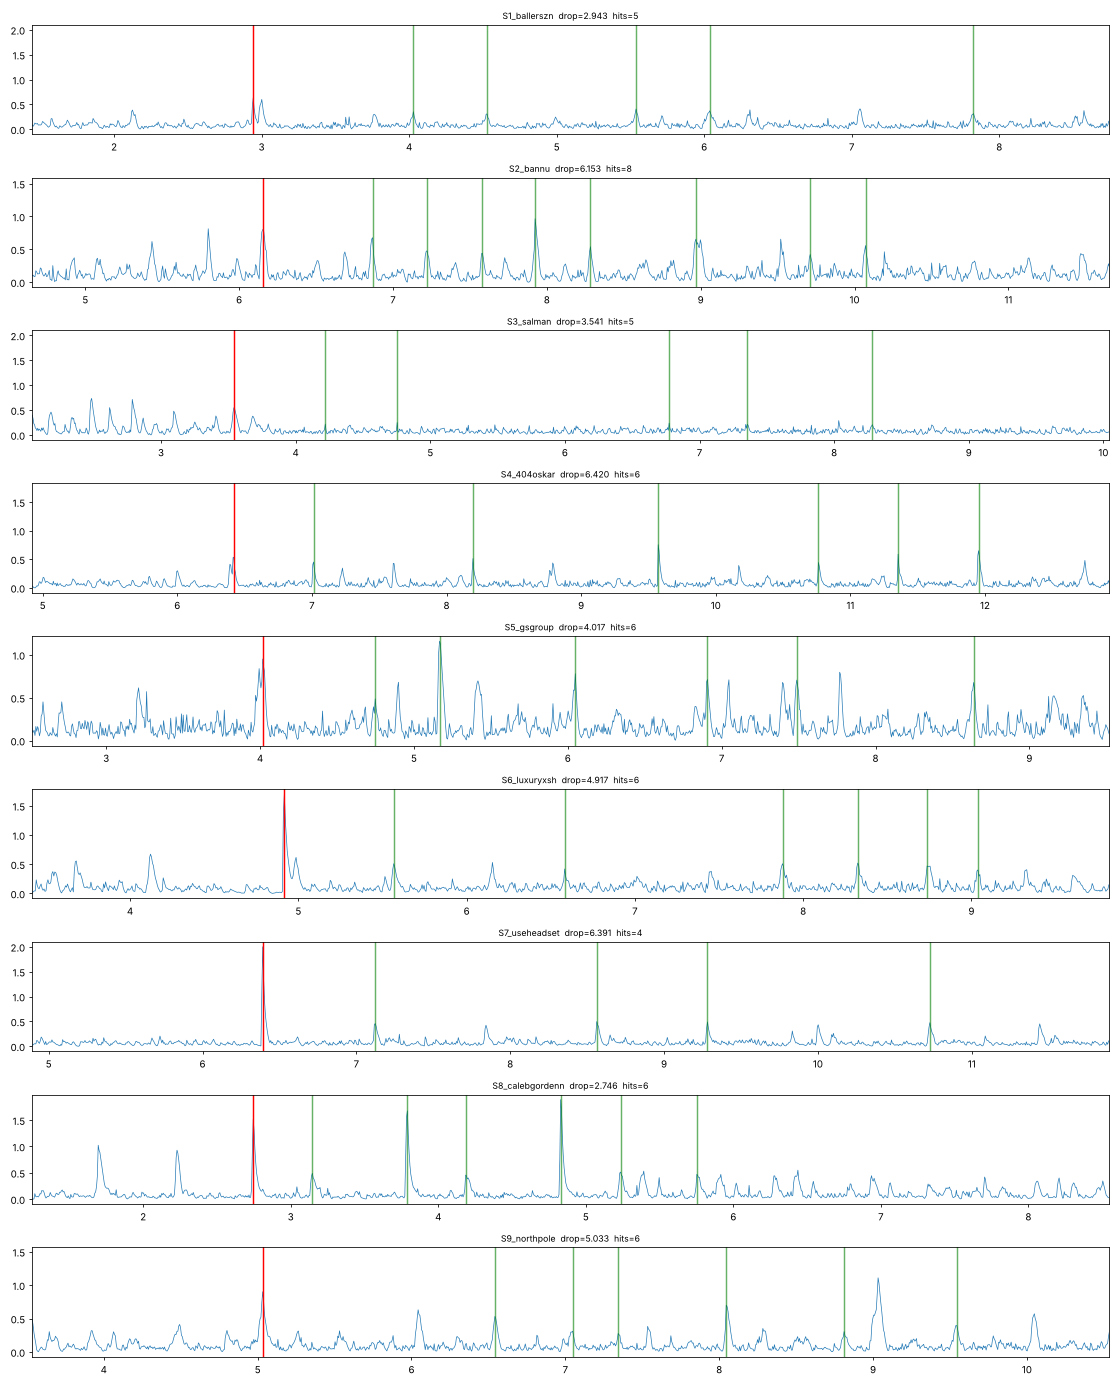

Write the Python code that produced this figure.
"""Transient grid per sound: strongest drum hits after the drop, frame-accurate. Writes hits.json + a plot per sound."""
import json, numpy as np, librosa, matplotlib; matplotlib.use("Agg"); import matplotlib.pyplot as plt
S = json.load(open("sounds2.json"))
DROP_GUESS = {"S1_ballerszn":2.95,"S2_bannu":6.11,"S3_salman":3.69,"S4_404oskar":6.41,"S5_gsgroup":4.0,"S6_luxuryxsh":4.89,"S7_useheadset":6.35,"S8_calebgordenn":2.73,"S9_northpole":5.02}
TAIL = {"S1_ballerszn":5.3,"S2_bannu":5.0,"S3_salman":6.0,"S4_404oskar":6.0,"S5_gsgroup":5.0,"S6_luxuryxsh":4.4,"S7_useheadset":5.0,"S8_calebgordenn":5.3,"S9_northpole":5.0}
out = {}
fig, axes = plt.subplots(len(S), 1, figsize=(16, 2.2*len(S)))
for ax, (k, s) in zip(axes, S.items()):
    y, sr = librosa.load(s["file"], sr=22050); hop = 128
    # low band emphasises kicks; full band catches snares/claps
    o_full = librosa.onset.onset_strength(y=y, sr=sr, hop_length=hop, aggregate=np.median)
    o_low = librosa.onset.onset_strength(y=y, sr=sr, hop_length=hop, fmax=200, n_mels=32)
    o = o_full/ (o_full.max()+1e-9) + o_low/(o_low.max()+1e-9)
    t = librosa.frames_to_time(np.arange(len(o)), sr=sr, hop_length=hop)
    # exact drop = strongest onset within ±0.25 s of the coarse estimate
    g = DROP_GUESS[k]; m = (t > g-0.25) & (t < g+0.25); drop = float(t[m][np.argmax(o[m])])
    end = drop + TAIL[k]
    # candidate hits after the drop: local maxima, min spacing 0.28 s, keep the strong ones
    pk = librosa.util.peak_pick(o, pre_max=20, post_max=20, pre_avg=60, post_avg=60, delta=0.12, wait=int(0.28*sr/hop))
    hits = [(float(t[i]), float(o[i])) for i in pk if drop+0.3 < t[i] < end-0.25]
    thr = np.percentile([h[1] for h in hits], 35) if hits else 0
    strong = [h for h in hits if h[1] >= thr]
    out[k] = {"file": s["file"], "drop": round(drop,3), "end": round(end,3), "hits": [round(h[0],3) for h in strong], "strength": [round(h[1],2) for h in strong]}
    ax.plot(t, o, lw=0.7); ax.axvline(drop, color="r"); [ax.axvline(h[0], color="g", alpha=0.6) for h in strong]
    ax.set_xlim(max(0, drop-1.5), end+0.5); ax.set_title(f"{k}  drop={drop:.3f}  hits={len(strong)}", fontsize=9)
    print(f"{k:16s} drop={drop:.3f} end={end:.2f} hits={[round(h[0],2) for h in strong]}")
plt.tight_layout(); plt.savefig("hits.png", dpi=70)
json.dump(out, open("hits.json","w"), indent=1)
